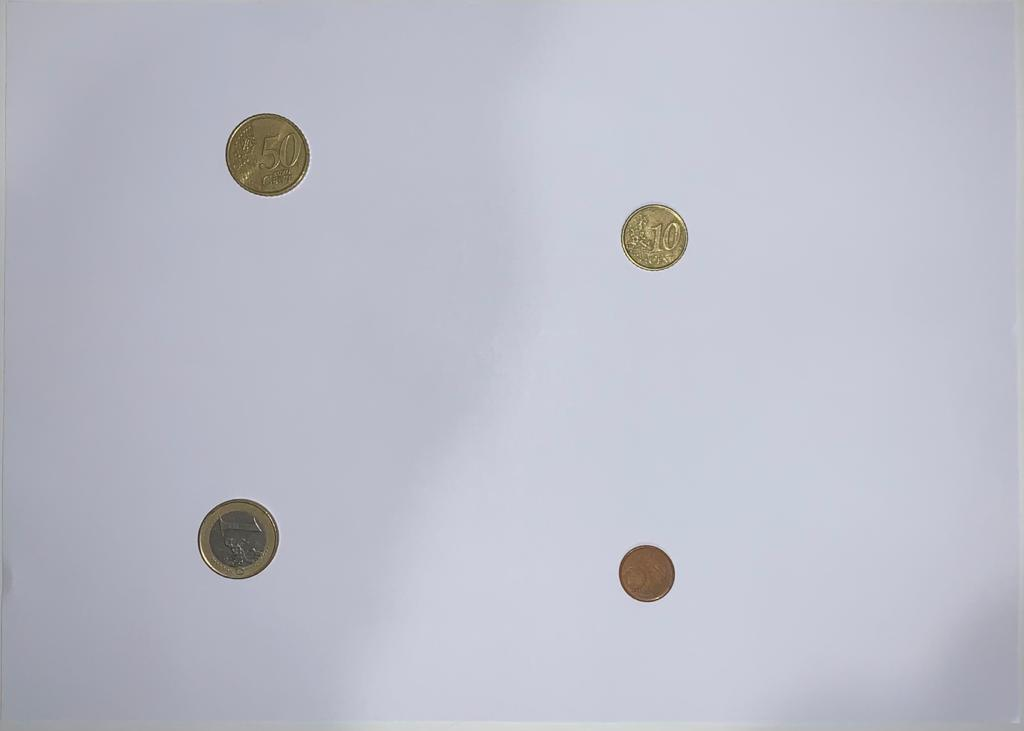
%> input picture Reconocimiento imagenes/P7/monedas2.jfif, 1024 x 731 px
$ octave main.m   (GNU Octave 9; MATLAB toolbox functions it lacks are replaced by stand-ins)
%> lines starting %> are read from the running program, lines starting %| are printed output that depends on the picture; in (x1, y1, x2, y2) boxes, pixels count from 0 and x2, y2 are one past the last pixel; in counts of white or black regions, pixels touching at a corner belong together; the program's own positions count from 1
### Reconocimiento imagenes/P7/prediccion.m
function moneda = prediccion(diam, templates, centro, imagen)
    vector = templates(1,:);
    diametros = cell2mat(vector);
    diferencias = abs(diametros - diam);
    [~, posicion] = min(diferencias);
    moneda = templates{2,posicion};
    [r, g, b] = impixel(imagen, centro(1), centro(2));
    rgb = [r g b(1)];
    brown_range = [80, 60, 40];
    yellow_range = [255, 255, 150];
    resta_marron = abs(brown_range - rgb);
    resta_amarillo = abs(yellow_range - rgb);
    if resta_amarillo < resta_marron
        color = 'amarillo';
    else
        color = 'marron';
    end
    if moneda == 2 || moneda == 10
        if strcmp(color, 'marron')
            moneda = 2;
        else
            moneda = 10;
        end
    elseif moneda == 5 || moneda == 20
        if strcmp(color, 'marron')
            moneda = 5;
        else
            moneda = 20;
        end
    end
end

### Reconocimiento imagenes/P7/main.m
close all, clc, clear;
load templates.mat
inpict = imread('monedas2.jfif');
%> inpict is the input picture: size 731x1024x3 uint8; mean R, G, B 187.6, 189.3, 201.1
%lo paso a blanco y negro..
image = rgb2gray(inpict);
image = imbinarize(image);
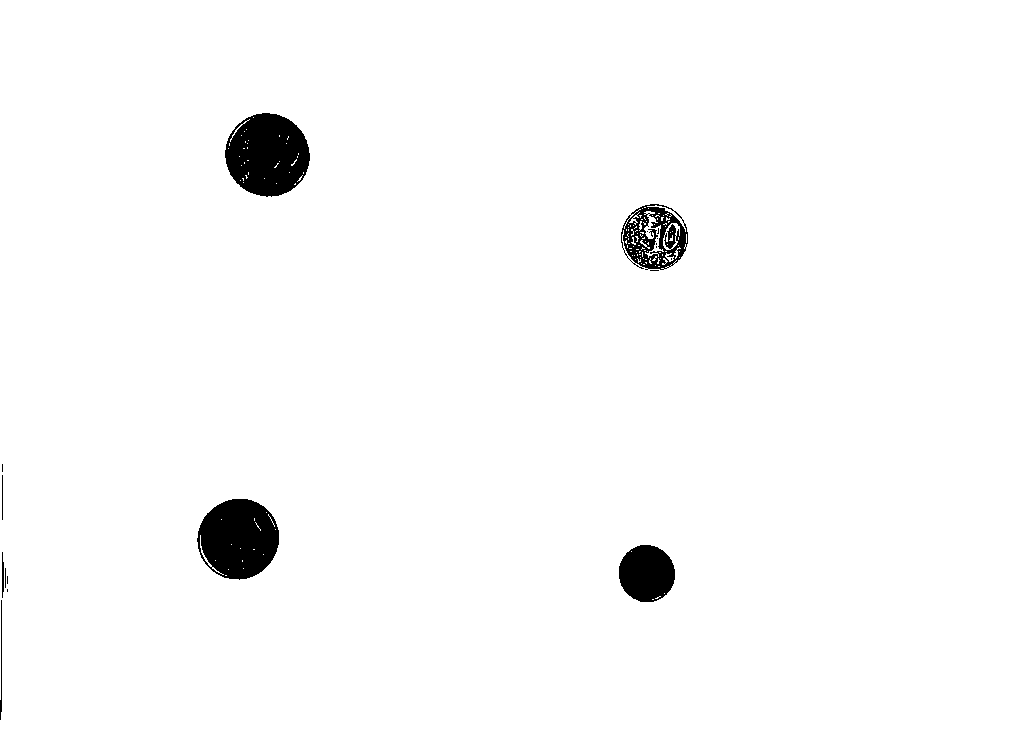
%> image: size 731x1024 logical; 97.9% white; 18 black regions (10 under 20 px), largest, box (x1, y1, x2, y2) and area: (225, 113, 310, 197) 5389, (197, 499, 279, 580) 5045, (619, 545, 675, 602) 2515
image = imfill(imcomplement(image), 'holes');
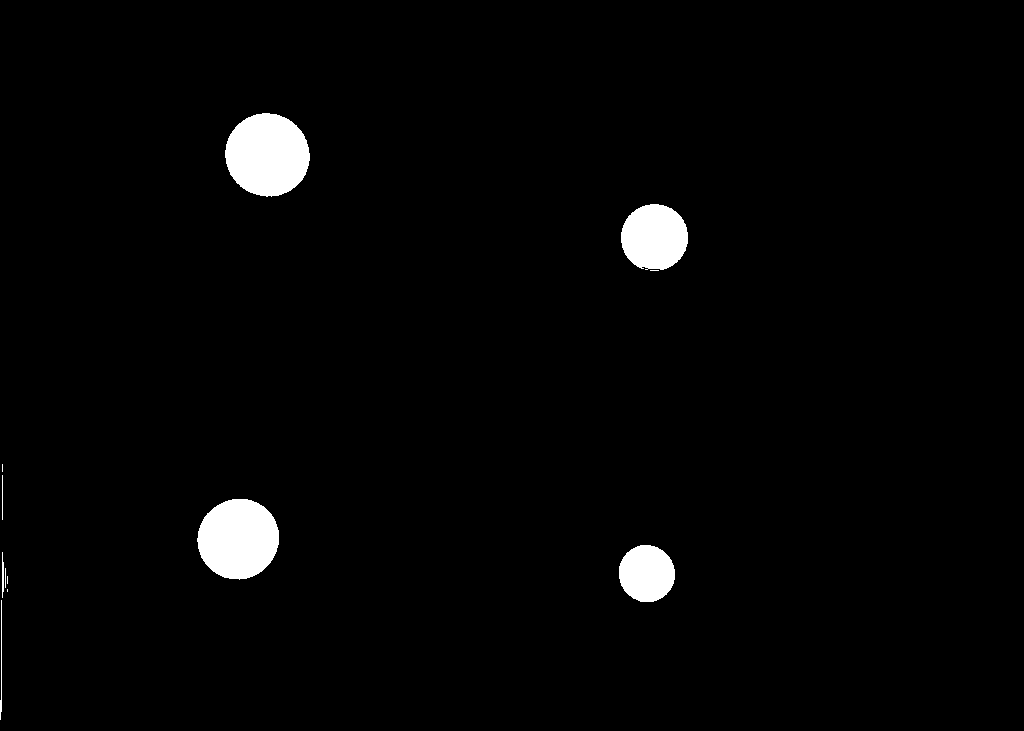
%> image: size 731x1024 logical; 2.3% white; 12 white regions (4 under 20 px), largest, box (x1, y1, x2, y2) and area: (225, 113, 310, 197) 5517, (197, 499, 279, 580) 5159, (621, 204, 688, 270) 3500
[centers, radii] = imfindcircles(image, [20 90], 'Sensitivity', 0.9);
%> centers = [647.2 574.2; 655.3 238; 238.8 539.5; 268 155.5]; radii = [28.22; 33.34; 40.32; 41.87]

imshow(image); hold on;
viscircles(centers, radii, 'Color', 'b');
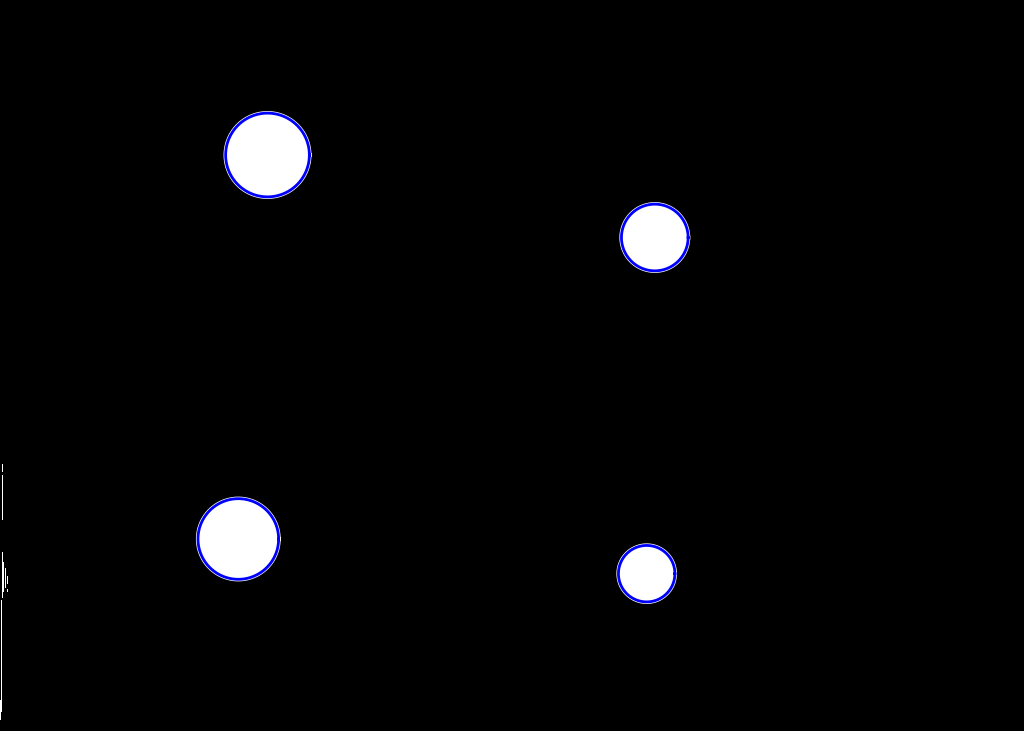
%> figure redrawn from the program's plot data

fprintf("Numero de monedas: " + length(radii) + "\n");
%| Numero de monedas: 4
% si el ancho de un folio mide 210mm y son 720 pixeles en la imagen...
pixeles_ancho = size(image,1);
%> pixeles_ancho = 731
%> the run ends on the next line
diam_monedas = zeros(size(radii));
monedas = zeros(size(radii));
total_dinero = 0;
for i=1:length(radii)
    diam_monedas(i) = ((radii(i)*210)/pixeles_ancho)*2;
    monedas(i) = prediccion(diam_monedas(i),templates, centers(i,:), inpict);
